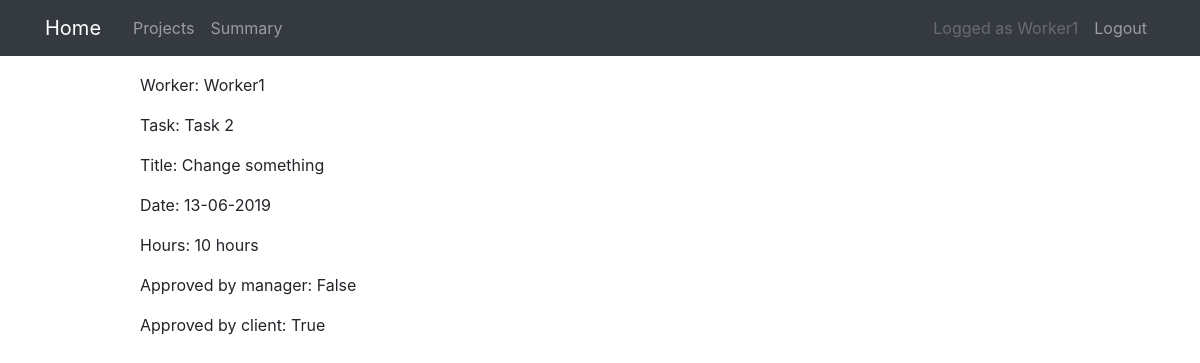
/datepoint/3/ (signed in), run on the app's committed database.
### projects/models.py (models this page shows, shortened)
class DatePoint(models.Model):
    task = models.ForeignKey(Task, on_delete=models.CASCADE)
    worker = models.ForeignKey(User, on_delete=models.CASCADE)
    title = models.CharField(max_length=100)
    description = models.CharField(max_length=100, blank=True)
    url = models.URLField(blank=True)
    worked_time = models.PositiveIntegerField()
    worked_date = models.DateField()
    date_created = models.DateTimeField(auto_now=True)
    approved_manager = models.BooleanField(default=False)
    approved_client = models.BooleanField(default=False)

class Task(models.Model):
    title = models.CharField(max_length=100)
    project = models.ForeignKey(ProjectPhase, on_delete=models.CASCADE)
    description = models.TextField(blank=True)

### projects/views.py (the view)
class DatePointDetailView(
    LoginRequiredMixin,
    PermissionRequiredMixin,
    UserBelongsToProjectMixin,
    DetailView,
):
    model = DatePoint
    pk_url_kwarg = "datepoint_pk"
    permission_required = "projects.view_datepoint"
    def test_func(self):
        if self.request.user.groups.filter(name="Worker").exists():
            return DatePoint.objects.filter(
                worker=self.request.user, id=self.kwargs["datepoint_pk"]
            ).exists()
        else:
            return super(DatePointDetailView, self).test_func()

### projects/templates/projects/datepoint_detail.html (shortened to what this page needs)
{% extends "projects/base.html" %}
{% block content %}
<p>Worker: {{ object.worker }} </p>
<p>Task: {{ object.task.title }} </p>
<p>Title: {{ object.title }} </p>
<p>Date: {{ object.worked_date|date:'d-m-Y' }} </p>
<p>Hours: {{ object.worked_time }} hours</p>
<p id="approved_manager">Approved by manager: {{ object.approved_manager }}</p>
{% if object.task.project.project.client.exists %}
<p id="approved_client">Approved by client: {{ object.approved_client }}</p>
{% endif %}
{% endblock content %}

### projects/templates/projects/base.html (shortened to what this page needs)
{% load static %}
<!DOCTYPE html>
<html>
<head>
  <link rel="stylesheet" href="https://maxcdn.bootstrapcdn.com/bootstrap/4.0.0/css/bootstrap.min.css"
>
  <link rel="stylesheet" type="text/css" href="{% static 'projects/main.css' %}">
</head>
<body>
  <header>
    <nav class="navbar navbar-expand-md navbar-dark bg-dark">
      <div class="container">
        <a class="navbar-brand mr-4" href="{% url 'project-home' %}">Home</a>
        <div class="collapse navbar-collapse" id="navbarToggle">
          <div class="navbar-nav mr-auto">
            {% if user.is_authenticated %}
            {% if perms.projects.view_project %}
            {% if not request.user.is_staff %}
            <a class="nav-item nav-link" href="{% url 'project-list' %}">Projects</a>
            {% endif %}
            {% endif %}
            {% endif %}
            {% ifequal user.groups.all.0|stringformat:"s" 'Worker' %}
            <a class="nav-link" href="{% url 'worker-summary' user.id %}">Summary</a>
            {% endifequal %}
          </div>
          <div class="navbar-nav">
            {% if user.is_authenticated %}
            <a class="nav-link disabled" href="#">Logged as {{ user.username }}</a>
            <a class="nav-item nav-link" href="{% url 'logout' %}">Logout</a>
            {% else %}
            <a class="nav-item nav-link" href="{% url 'login' %}">Login</a>
            {% endif %}
          </div>
        </div>
      </div>
    </nav>
  </header>
  <main class="container">
    <div class="row">
      <div class="col-1">
      </div>
      <div class="col-10">
        {% block content %}{% endblock %}
      </div>
      <div class="col-1"></div>
    </div>
  </main>
</body>
</html>

### projects/static/projects/main.css (style rules this page uses)
.navbar { margin-bottom: 2ex; }

### data on the page
DatePoint: worker "Worker1", task "Task 2", title "Change something", worked_date "13-06-2019", worked_time "10", approved_manager "False", approved_client "True"

### other printed values
{{ user.username }} "Worker1"
